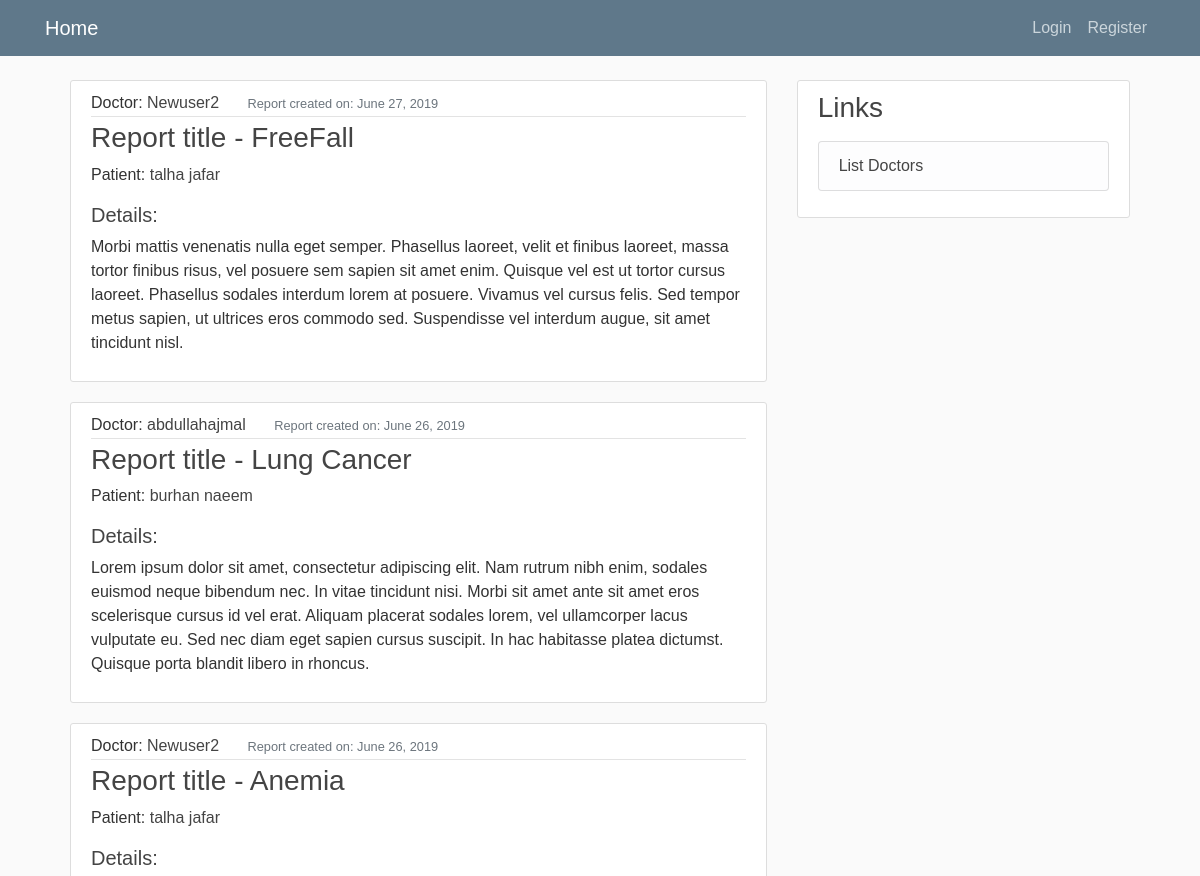
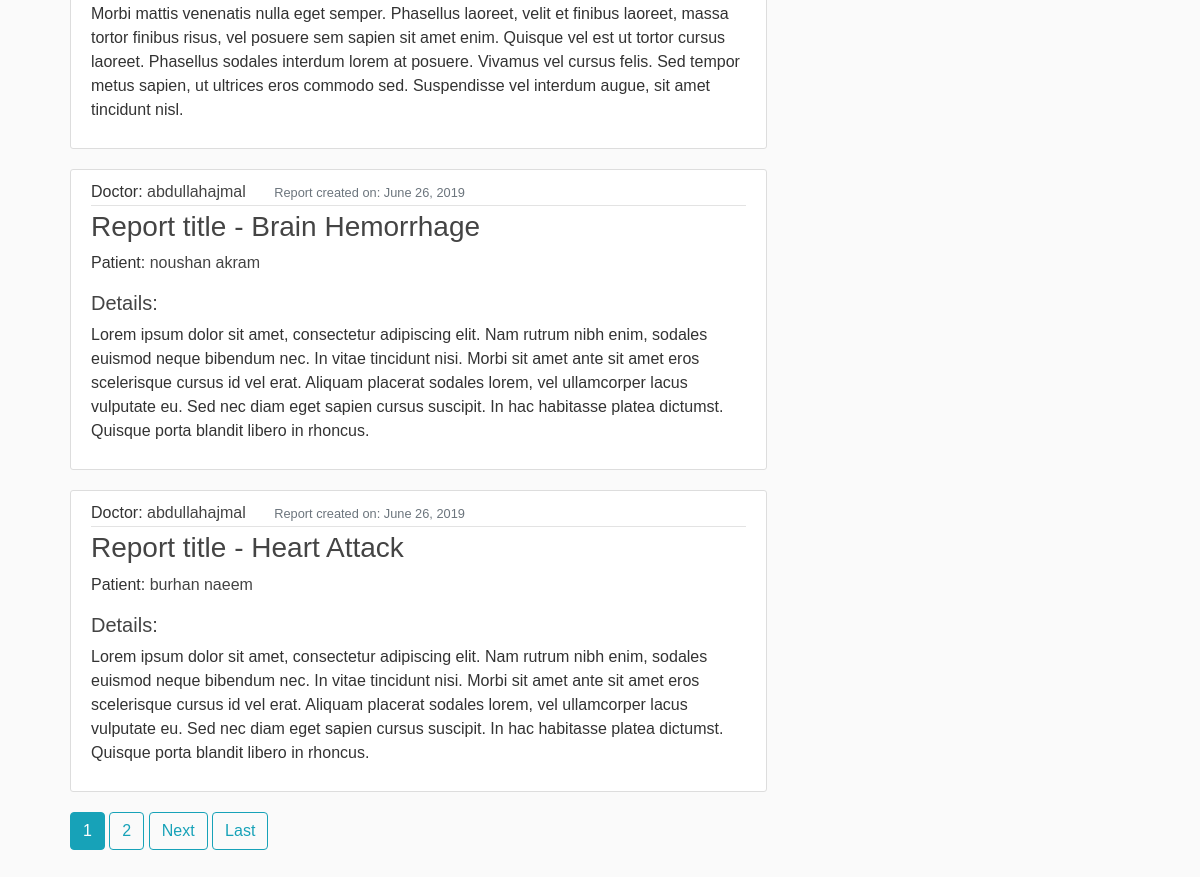
The page / on the database its author committed (2 pictures, top to bottom).
### hospital_app/models.py (models this page shows, shortened)
class DiagReport(models.Model):
    pat = models.ForeignKey(Patient, on_delete=models.CASCADE)
    title = models.CharField(max_length = 100)
    date_created = models.DateTimeField(default=timezone.now)
    rprt = models.TextField()

class Patient(models.Model):
    MALE = 'M'
    FEMALE = 'F'
    GENDER = [(MALE,'Male'),(FEMALE, 'Female')]
    doc = models.ForeignKey(User, on_delete=models.CASCADE)
    first = models.CharField(max_length = 50)
    last = models.CharField(max_length = 50, blank=True)
    age = models.PositiveIntegerField(validators=[MaxValueValidator(80), MinValueValidator(1)])
    gender = models.CharField(max_length = 1, choices=GENDER)
    def __str__(self):
        return str(self.first) + " " + str(self.last)

### hospital_app/views.py (the view)
# urls.py: path('', ReportListView.as_view(), name='Hospital-Home'),
class ReportListView(ListView):
    model = DiagReport
    template_name = 'hospital_app/home.html'
    context_object_name = 'reports'
    ordering = ['-date_created']
    paginate_by = 5

### hospital_app/templates/hospital_app/home.html (shortened to what this page needs)
{% extends "hospital_app/base.html" %}
{% block content %}
        {% for rpt in reports %}
        <article class="media content-section">
          <div class="media-body">
            <div class="article-metadata">
                Doctor: <a class="mr-4 article-title" href="{% url 'Doc-Report' rpt.pat.doc.username %}">{{ rpt.pat.doc.username }}</a>
              <small class="text-muted">Report created on: {{ rpt.date_created|date:"F d, Y" }}</small>
            </div>
            <h3>Report title - <a class="article-title" href="{% url 'report-detail' rpt.id %}">{{ rpt.title }}</a></h3>
            <p class="article-content">Patient: <a class="article-title" href="{% url 'Pat-Report' rpt.pat.id %}">{{ rpt.pat }}</a></p>
            <h5>Details: </h5>
            <p class="article-content">{{ rpt.rprt }}</p>
          </div>
        </article>
    {% endfor %}
    {% if is_paginated %}
      {% for num in page_obj.paginator.page_range %}
          {% if page_obj.number == num %}
            <a class="btn btn-info mb-4" href="?page={{ num }}">{{ num }}</a>
          {% elif  num > page_obj.number|add:'-3' and num < page_obj.number|add:'3' %}
          <a class="btn btn-outline-info mb-4" href="?page={{ num }}">{{ num }}</a>
          {% endif %}
      {% endfor %}
      {% if page_obj.has_next  %}
        <a class="btn btn-outline-info mb-4" href="?page={{ page_obj.next_page_number }}">Next</a>
        <a class="btn btn-outline-info mb-4" href="?page={{ page_obj.paginator.num_pages }}">Last</a>
      {% endif %}
    {% endif %}
{% endblock content %}

### hospital_app/static/hospital_app/main.css (style rules this page uses)
* { box-sizing: border-box; }
body { background: #fafafa; color: #333333; margin-top: 5rem; font-family: Arial, Helvetica, sans-serif; }
h1, h2, h3, h4, h5, h6 { color: #444444; }
.content-section { background: #ffffff; padding: 10px 20px; border: 1px solid #dddddd; border-radius: 3px; margin-bottom: 20px; }
.article-title { color: #444444; }
.article-content { white-space: pre-line; }
.article-metadata { padding-bottom: 1px; margin-bottom: 4px; border-bottom: 1px solid #e3e3e3 }

### rows shown on the page
DiagReport: pat.doc.username "Newuser2", date_created "June 27, 2019", title "FreeFall", pat "talha jafar", rprt "Morbi mattis venenatis nulla eget semper. Phasellus laoreet, velit et finibus laoreet, massa tortor finibus risus, vel posuere sem sapien sit amet enim. Quisque vel est ut tortor cursus laoreet. Phasellus sodales interdum lorem at posuere. Vivamus vel cursus felis. Sed tempor metus sapien, ut ultrices eros commodo sed. Suspendisse vel interdum augue, sit amet tincidunt nisl."
DiagReport: pat.doc.username "abdullahajmal", date_created "June 26, 2019", title "Lung Cancer", pat "burhan naeem", rprt "Lorem ipsum dolor sit amet, consectetur adipiscing elit. Nam rutrum nibh enim, sodales euismod neque bibendum nec. In vitae tincidunt nisi. Morbi sit amet ante sit amet eros scelerisque cursus id vel erat. Aliquam placerat sodales lorem, vel ullamcorper lacus vulputate eu. Sed nec diam eget sapien cursus suscipit. In hac habitasse platea dictumst. Quisque porta blandit libero in rhoncus."
DiagReport: pat.doc.username "Newuser2", date_created "June 26, 2019", title "Anemia", pat "talha jafar", rprt "Morbi mattis venenatis nulla eget semper. Phasellus laoreet, velit et finibus laoreet, massa tortor finibus risus, vel posuere sem sapien sit amet enim. Quisque vel est ut tortor cursus laoreet. Phasellus sodales interdum lorem at posuere. Vivamus vel cursus felis. Sed tempor metus sapien, ut ultrices eros commodo sed. Suspendisse vel interdum augue, sit amet tincidunt nisl."
DiagReport: pat.doc.username "abdullahajmal", date_created "June 26, 2019", title "Brain Hemorrhage", pat "noushan akram", rprt "Lorem ipsum dolor sit amet, consectetur adipiscing elit. Nam rutrum nibh enim, sodales euismod neque bibendum nec. In vitae tincidunt nisi. Morbi sit amet ante sit amet eros scelerisque cursus id vel erat. Aliquam placerat sodales lorem, vel ullamcorper lacus vulputate eu. Sed nec diam eget sapien cursus suscipit. In hac habitasse platea dictumst. Quisque porta blandit libero in rhoncus."
DiagReport: pat.doc.username "abdullahajmal", date_created "June 26, 2019", title "Heart Attack", pat "burhan naeem", rprt "Lorem ipsum dolor sit amet, consectetur adipiscing elit. Nam rutrum nibh enim, sodales euismod neque bibendum nec. In vitae tincidunt nisi. Morbi sit amet ante sit amet eros scelerisque cursus id vel erat. Aliquam placerat sodales lorem, vel ullamcorper lacus vulputate eu. Sed nec diam eget sapien cursus suscipit. In hac habitasse platea dictumst. Quisque porta blandit libero in rhoncus."

### other values the page prints
{{ num }} "1"
{{ num }} "2"
